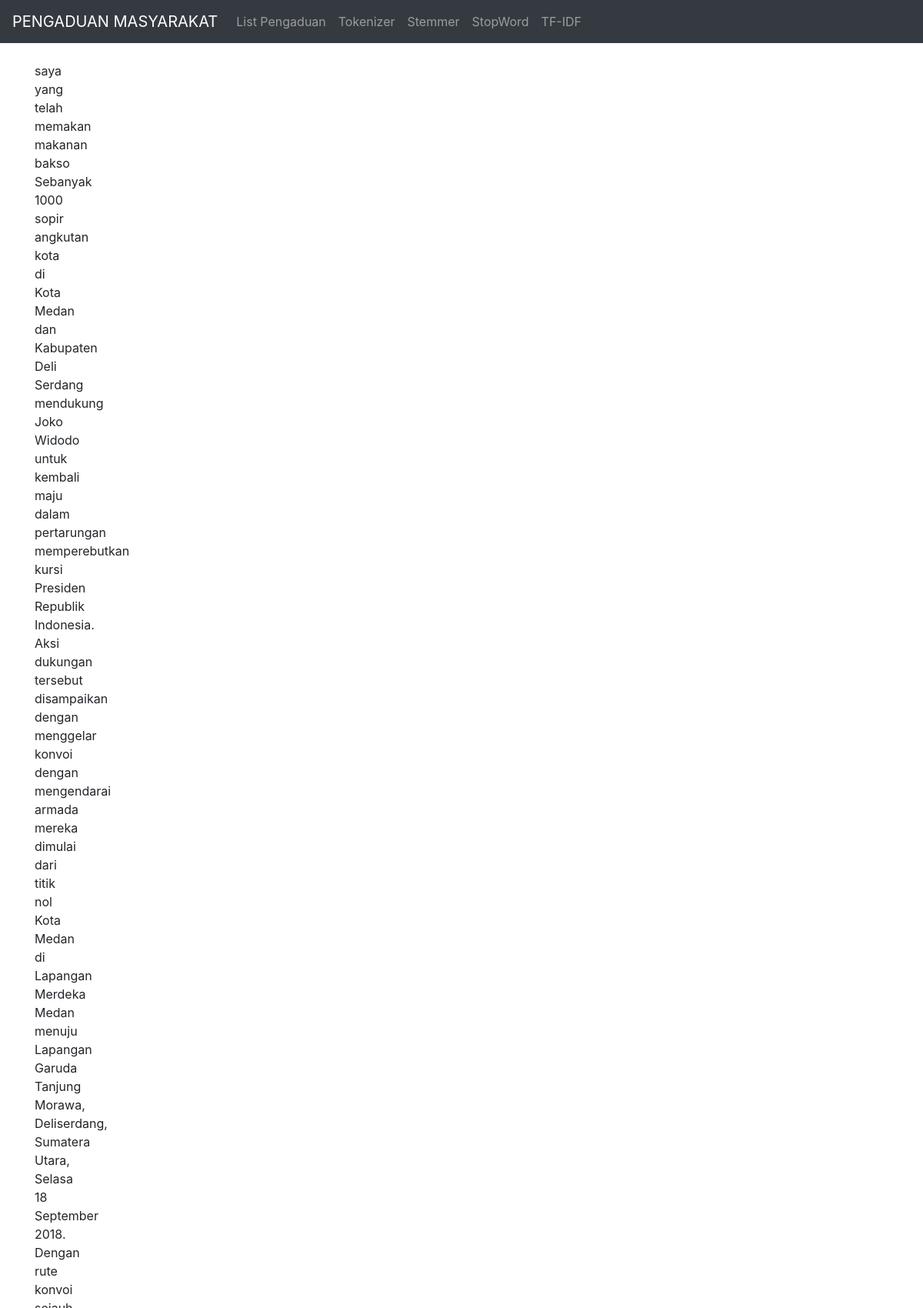
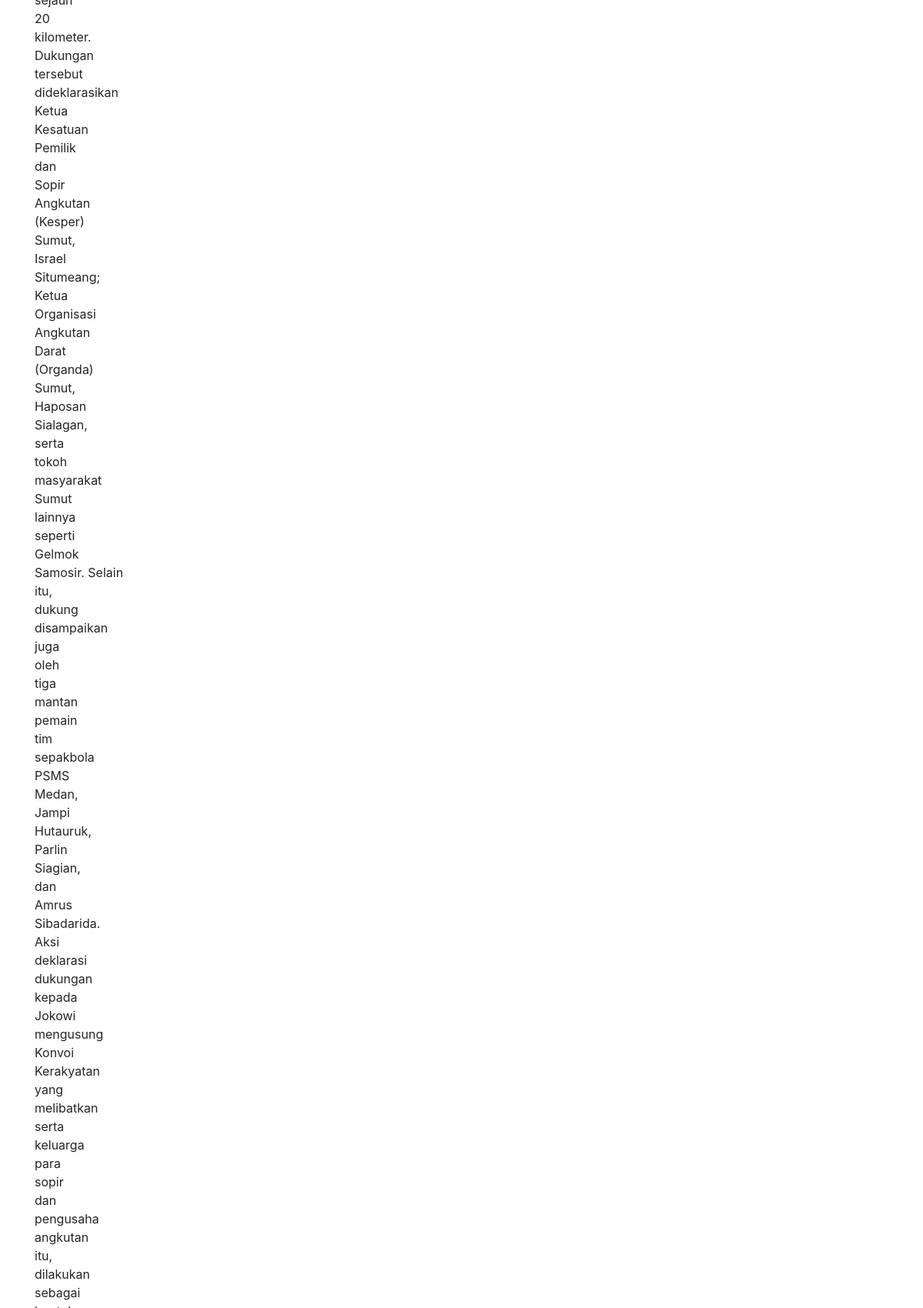
The app's page /tokenizer.php (upper part) with its own data (2 pictures, top to bottom).
### tables this page shows
CREATE TABLE `data_pengaduan` (
  `id` int(11) NOT NULL,
  `pengaduan` text NOT NULL,
  `nama` text NOT NULL
);

### tokenizer.php (the view)
<?php
include "template.php";
include "config.php";
$sql = "SELECT * FROM data_pengaduan";
$query = mysqli_query($db, $sql);
while($row = mysqli_fetch_array($query)){
    $pengaduan = array($row['pengaduan']);
    $spengaduan = implode("|",$pengaduan);
    $string = $spengaduan;
    $token = strtok($string, " ");
    while ($token !== false)
    {
    echo "$token<br>";
    $token = strtok(" ");
    }
}
?>

### template.php (shortened to what this page needs)
<html>
<head>
		<link rel="stylesheet" href="https://maxcdn.bootstrapcdn.com/bootstrap/4.0.0/css/bootstrap.min.css"
>
    <link rel="stylesheet" href="style.css">
</head>
<body>
	<nav class="navbar navbar-expand-sm navbar-dark bg-dark">
        <a href="#" class="navbar-brand">PENGADUAN MASYARAKAT</a>
        <div class="collapse navbar-collapse" id="navbarMenu">
            <ul class="navbar-nav">
                <li class="nav-item">
                    <a href="list-pengaduan.php" class="nav-link">List Pengaduan</a>
                </li>
                <li class="nav-item">
                    <a href="tokenizer.php" class="nav-link">Tokenizer</a>
                </li>
                <li class="nav-item">
                    <a href="stemmer.php" class="nav-link">Stemmer</a>
                </li>
                <li class="nav-item">
                    <a href="stopword.php" class="nav-link">StopWord</a>
                </li>
                <li class="nav-item">
                    <a href="TF-IDF.php" class="nav-link">TF-IDF</a>
                </li>
            </ul>
		</div>
	</nav>
    <br>
    <div class="container">

### records on screen
data_pengaduan: pengaduan "saya", token "yang", token "telah", token "memakan", token "makanan", token "bakso"
data_pengaduan: pengaduan "Sebanyak", token "1000", token "sopir", token "angkutan", token "kota", token "di", token "Kota", token "Medan", token "dan", token "Kabupaten", token "Deli", token "Serdang", token "mendukung", token "Joko", token "Widodo", token "untuk", token "kembali", token "maju", token "dalam", token "pertarungan", token "memperebutkan", token "kursi", token "Presiden", token "Republik", token "Indonesia.", token "Aksi", token "dukungan", token "tersebut", token "disampaikan", token "dengan", token "menggelar", token "konvoi", token "mengendarai", token "armada", token "mereka", token "dimulai", token "dari", token "titik", token "nol", token "Lapangan", token "Merdeka", token "menuju", token "Garuda", token "Tanjung", token "Morawa,", token "Deliserdang,", token "Sumatera", token "Utara,", token "Selasa", token "18", token "September", token "2018.", token "Dengan", token "rute", token "sejauh", token "20", token "kilometer.", token "Dukungan", token "dideklarasikan", token "Ketua", token "Kesatuan", token "Pemilik", token "Sopir", token "Angkutan", token "(Kesper)", token "Sumut,", token "Israel", token "Situmeang;", token "Organisasi", token "Darat", token "(Organda)", token "Haposan", token "Sialagan,", token "serta", token "tokoh", token "masyarakat", token "Sumut", token "lainnya", token "seperti", token "Gelmok", token "Samosir. Selain", token "itu,", token "dukung", token "juga", token "oleh", token "tiga", token "mantan", token "pemain", token "tim", token "sepakbola", token "PSMS", token "Medan,", token "Jampi", token "Hutauruk,", token "Parlin", token "Siagian,", token "Amrus", token "Sibadarida.", token "deklarasi", token "kepada", token "Jokowi", token "mengusung", token "Konvoi", token "Kerakyatan", token "yang", token "melibatkan", token "keluarga", token "para", token "pengusaha", token "dilakukan", token "sebagai"
